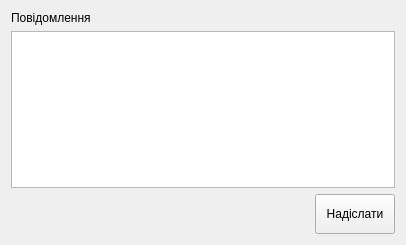
<?xml version="1.0" encoding="UTF-8"?>
<ui version="4.0">
 <class>SendMessageForm</class>
 <widget class="QWidget" name="SendMessageForm">
  <property name="geometry">
   <rect>
    <x>0</x>
    <y>0</y>
    <width>406</width>
    <height>245</height>
   </rect>
  </property>
  <property name="windowTitle">
   <string>Надсилання повідомлення</string>
  </property>
  <layout class="QVBoxLayout" name="verticalLayout_2">
   <item>
    <layout class="QVBoxLayout" name="verticalLayout">
     <item>
      <widget class="QLabel" name="label">
       <property name="text">
        <string>Повідомлення</string>
       </property>
      </widget>
     </item>
     <item>
      <widget class="QTextEdit" name="plainMessageText"/>
     </item>
    </layout>
   </item>
   <item>
    <layout class="QHBoxLayout" name="horizontalLayout">
     <item>
      <spacer name="horizontalSpacer">
       <property name="orientation">
        <enum>Qt::Horizontal</enum>
       </property>
       <property name="sizeHint" stdset="0">
        <size>
         <width>40</width>
         <height>20</height>
        </size>
       </property>
      </spacer>
     </item>
     <item>
      <widget class="QPushButton" name="pushButtonSendMessage">
       <property name="minimumSize">
        <size>
         <width>0</width>
         <height>40</height>
        </size>
       </property>
       <property name="text">
        <string>Надіслати</string>
       </property>
      </widget>
     </item>
    </layout>
   </item>
  </layout>
 </widget>
 <resources/>
 <connections/>
</ui>
